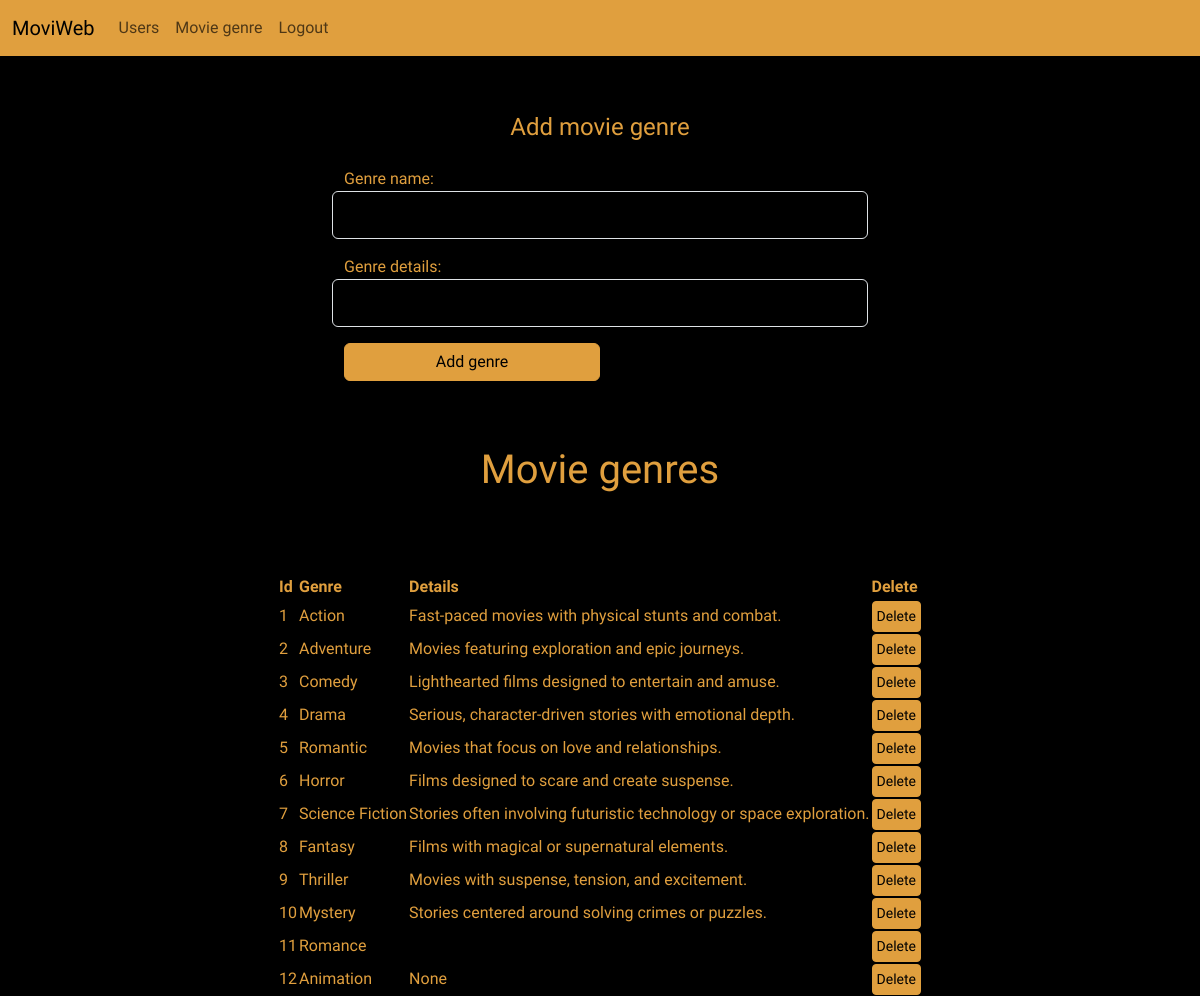
/movie_genre, run on the app's committed database.
### models/movie.py (models this page shows, shortened)
class Genre(Base):
    __tablename__ = "genres"
    id = Column(Integer, primary_key=True, autoincrement=True)
    name = Column(String(50), unique=True, nullable=False)
    details = Column(String(150))
    movies = relationship("Movie", secondary="movie_genres", back_populates="genres")

### app.py (the view)
@app.route("/movie_genre", methods=["GET", "POST"])
def movie_genre():
    try:
        movie_genres = data_manager._get_all_movie_genres()
        if request.method == "POST":
            name = request.form.get("genre_name")
            details = request.form.get("genre_details")
            data_manager._add_genre(name, details)
            return redirect(url_for("movie_genre"))
        return render_template("movie_genre.html", movie_genres=movie_genres)
    except NoResultFound as e:
        return render_template("404.html", error=str(e))
    except Exception as e:
        return render_template("404.html", error=str(e))

### datamanager/SQLite_data_manager.py (called while the page is built)
    def _get_all_movie_genres(self):
        return self.session.query(Genre).all()

### templates/movie_genre.html (shortened to what this page needs)
<!DOCTYPE html>
<html>
    <head>
        <link href="https://cdn.jsdelivr.net/npm/bootstrap@5.3.3/dist/css/bootstrap.min.css" rel="stylesheet">
        <link rel="stylesheet" href="/static/style.css"/>
    </head>
    <body class="min-vh-100">
        <header>
            <nav class="navbar navbar-expand" aria-label="Second navbar example">
                <div class="container-fluid">
                  <a class="navbar-brand">MoviWeb</a>
                  <div class="collapse navbar-collapse" id="navbarsExample02">
                    <div class="navbar-nav me-auto">
                        <div class="nav-item">
                            <a class="nav-link" href="/users"> Users</a>
                        </div>
                        <div class="nav-item">
                            <a class="nav-link" href="/movie_genre">Movie genre</a>
                        </div>
                      <div class="nav-item">
                        <a class="nav-link" href="{{url_for('home')}}">Logout</a>
                      </div>
                    </div>
                  </div>
                </div>
              </nav>
        </header>
        <div class="container mt-5">
          <div class="row justify-content-center">
              <div class="col-md-6">
                  <div class="card">
                      <div class="card-header">
                          <h4 class="text-center mb-0">Add movie genre</h5>
                      </div>
                      <div class="card-body ">
                          <div class="form-container">
                              <form action="{{ url_for('movie_genre')}}" method="POST">
                                  <div class="row mb-3">
                                      <label for="genre_name"> Genre name: </label>
                                      <input class="form-control" type="text" name="genre_name" id="genre_name" required><br><br>
                                  </div>
                                  <div class="row mb-3">
                                      <label for="genre_details">Genre details:</label>
                                      <input class="form-control" type="text" name="genre_details" id="genre_details"><br><br>
                                  </div>
                                  <div class="d-grid">
                                      <input class="btn btn-primary w-50" type="submit" value="Add genre">
                                  </div>
                              </form>
                          </div>
                      </div>
                  </div>
              </div>
          </div>
      </div>
            <div class="custom-wrapper d-flex flex-column justify-content-center align-items-center">
                <div class="text-center p-5 mb-4">
                    <h1>Movie genres</h1>
                </div>
                <table>
                    <tr>
                        <th>Id</th>
                        <th>Genre</th>
                        <th>Details</th>
                        <th>Delete</th>
                    </tr>
                    {% for genre in movie_genres%}
                    <tr>
                        <td> {{ genre.id }}</td>
                        <td> {{ genre.name}}</td>
                        <td> {{genre.details}}</td>
                        <td><form action="{{ url_for('delete_genre', genre_id=genre.id)}}" method="post">
                            <input class="btn btn-primary btn-sm w-250 px-1" type="submit" value="Delete">
                        </form>
                        </td>
                    </tr>
                    {% endfor %}
                </table>
           </div>
    </body>
</html>

### static/style.css (style rules this page uses)
body { font-family: "Delius", serif; background-color: black; color: #e09f3e; }
.custom-wrapper, .custom-form, .container * { background-color: black; color: #e09f3e; }
.navbar { background: black; background-color: #e09f3e; }
.btn-primary { background-color: #e09f3e; color: black; border-color: #e09f3e; }

### data on the page
Genre: id "1", name "Action", details "Fast-paced movies with physical stunts and combat."
Genre: id "2", name "Adventure", details "Movies featuring exploration and epic journeys."
Genre: id "3", name "Comedy", details "Lighthearted films designed to entertain and amuse."
Genre: id "4", name "Drama", details "Serious, character-driven stories with emotional depth."
Genre: id "5", name "Romantic", details "Movies that focus on love and relationships."
Genre: id "6", name "Horror", details "Films designed to scare and create suspense."
Genre: id "7", name "Science Fiction", details "Stories often involving futuristic technology or space exploration."
Genre: id "8", name "Fantasy", details "Films with magical or supernatural elements."
Genre: id "9", name "Thriller", details "Movies with suspense, tension, and excitement."
Genre: id "10", name "Mystery", details "Stories centered around solving crimes or puzzles."
Genre: id "11", name "Romance"
Genre: id "12", name "Animation", details "None"
